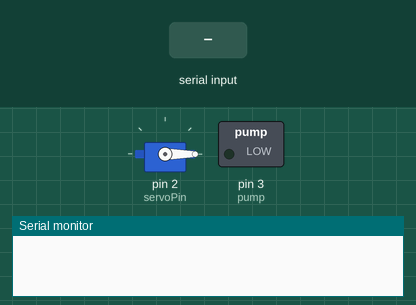
Simulated run of this sketch. Board: Arduino Uno, built with avr-gcc and run on an emulated ATmega328P. On the bench: servo, switched loads named in the sketch (green lamp = pin HIGH), the last lines printed to the serial monitor. The test bench sets the inputs (shaded band).

Above: at 1.2 s.
1.3 s: "90,45\n" received over Serial
At 2.2 s:
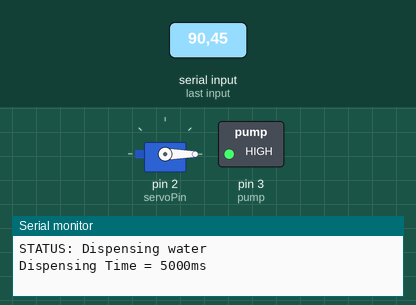
Timing chart, 0 to 8.3 s (numbered marks = the images above; inputs shaded):
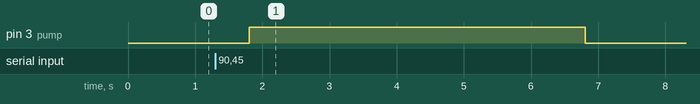

Measured:
- after the input at 1.3 s, pin 3 (pump): LOW → HIGH after 0.51 s, → LOW 5.0 s later

The sketch:

waterbot.ino
```cpp
// (licence header left out)
//Pin Definitions
#define servoPin 2
#define pump 3

//Receive Data Variables
String inputString = "";
bool stringComplete = false;

//Parse Commands
const int variables = 3;
String commands[variables] = "";

//Servo
#include <Servo.h>
Servo servo;

//Watering positions
int plant[] = {0, 20, 40, 60, 80, 100, 120, 140, 160, 180};

//Pump flowrate for quantity measurment (ml/s)
float flowrate = 10.00; //in ml per second
float capacity = 2000; //in ml
int spinup = 500; //in ms

//------------------------------------------------------------------------------------------------------------------
//Setup Code initialising waterbot on powerup
//------------------------------------------------------------------------------------------------------------------
void setup() {

  //Serial Communications Setup
  Serial.begin(9600);
  //Reserve Memory Sapce for Incomming Bytes
  inputString.reserve(200);

  //Initialises Servo Motor
  servo.attach(servoPin);

  //Initialise the Pump as an output
  pinMode(pump, OUTPUT);

  //Move to first plant positions
  servo.write(plant[0]);

  //Turn off the pump
  digitalWrite(pump, LOW);
}

//------------------------------------------------------------------------------------------------------------------
//Plant watering function
//------------------------------------------------------------------------------------------------------------------
bool water(int plant, int quantity) {

  bool status = false;

  unsigned long dispenseTime = (quantity / flowrate) * 1000;
  dispenseTime = dispenseTime + spinup;

  Serial.print("Dispensing Time = ");
  Serial.print(dispenseTime);
  Serial.println("ms");

  //Move servo to plant
  servo.write(plant);

  delay(500);

  //Turn on pump to begin watering
  digitalWrite(pump, HIGH);

  delay(dispenseTime);

  //Turn off the pump after watering is finished
  digitalWrite(pump, LOW);

  return status;
}

//------------------------------------------------------------------------------------------------------------------
//When Serial input is made this function parses the contents
//------------------------------------------------------------------------------------------------------------------
bool csvParse(String data) {

  bool status = false;
  char delimiter = ',';
  char newline = '\r';
  int variable = 0;

  // Length (with one extra character for the null terminator)
  int dataLength = data.length() + 1;

  // Prepare the character array (the buffer)
  char dataChars[dataLength];

  // Copy it over
  data.toCharArray(dataChars, dataLength);

  //Clear existing commands
  memset(commands, NULL, sizeof(commands));

  //Create the the character array (the buffer)
  for (int i = 0; i < dataLength; i++) {

    //If the incoming character is a comma then it must indicate the end of a variable
    if (dataChars[i] == delimiter) {

      //Some Debug Prints
      /*
        Serial.print("Variable Command number ");
        Serial.print(variable);
        Serial.print(" = ");
        Serial.println(commands[variable]);
      */

      variable++;
      status = true;
    }
    //Otherwise add the character to the command
    else {
      commands[variable] += dataChars[i];
    }
  }
  return status;
}

//------------------------------------------------------------------------------------------------------------------
//Main program loop
//------------------------------------------------------------------------------------------------------------------
void loop() {

  bool status = false;

  if (stringComplete == true) {

    status = csvParse(inputString);

    //Reset Serial
    inputString = "";
    stringComplete = false;


    if (status == true) {

      //Commands for special statements
      switch ((commands[2].toInt())) {
        case 0:
          Serial.println("STATUS: Dispensing water");
          status = water(plant[(commands[0].toInt())], commands[1].toInt());
          break;

        case 1:
          Serial.println("STATUS: Sweeping");

          for (int pos = plant[0]; pos <= plant[9]; pos += 1) {
            // in steps of 1 degree
            servo.write(pos);
            delay(5);
          }

          for (int pos = plant[9]; pos >= plant[0]; pos -= 1) {
            servo.write(pos);
            delay(5);
          }
          break;

        case 2:
          Serial.println("STATUS: Emptying Water Tank");
          break;
      }

    }
  }


}

//------------------------------------------------------------------------------------------------------------------
//Rertieve Serial Data
//------------------------------------------------------------------------------------------------------------------
void serialEvent() {

  while (Serial.available()) {

    //Gets the next byte
    char inputChar = (char)Serial.read();

    //Add latest char to string
    inputString += inputChar;

    if (inputChar == '\n') {
      stringComplete = true;
    }
  }
}
```
